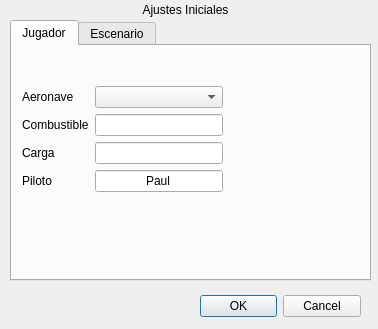
<?xml version="1.0" encoding="UTF-8"?>
<ui version="4.0">
 <class>DialogInit</class>
 <widget class="QDialog" name="DialogInit">
  <property name="geometry">
   <rect>
    <x>0</x>
    <y>0</y>
    <width>378</width>
    <height>329</height>
   </rect>
  </property>
  <property name="windowTitle">
   <string>FSSE</string>
  </property>
  <widget class="QDialogButtonBox" name="buttonBox">
   <property name="geometry">
    <rect>
     <x>200</x>
     <y>290</y>
     <width>161</width>
     <height>32</height>
    </rect>
   </property>
   <property name="orientation">
    <enum>Qt::Horizontal</enum>
   </property>
   <property name="standardButtons">
    <set>QDialogButtonBox::Cancel|QDialogButtonBox::Ok</set>
   </property>
  </widget>
  <widget class="QTabWidget" name="tabWidget">
   <property name="enabled">
    <bool>true</bool>
   </property>
   <property name="geometry">
    <rect>
     <x>10</x>
     <y>20</y>
     <width>361</width>
     <height>261</height>
    </rect>
   </property>
   <property name="currentIndex">
    <number>0</number>
   </property>
   <widget class="QWidget" name="tab">
    <attribute name="title">
     <string>Jugador</string>
    </attribute>
    <widget class="QWidget" name="formLayoutWidget">
     <property name="geometry">
      <rect>
       <x>10</x>
       <y>40</y>
       <width>201</width>
       <height>141</height>
      </rect>
     </property>
     <layout class="QFormLayout" name="formLayout">
      <item row="0" column="0">
       <widget class="QLabel" name="aeronaveLabel">
        <property name="text">
         <string>Aeronave</string>
        </property>
       </widget>
      </item>
      <item row="0" column="1">
       <widget class="QComboBox" name="aeronaveComboBox">
        <property name="currentIndex">
         <number>-1</number>
        </property>
       </widget>
      </item>
      <item row="1" column="0">
       <widget class="QLabel" name="combustibleLabel">
        <property name="text">
         <string>Combustible</string>
        </property>
       </widget>
      </item>
      <item row="1" column="1">
       <widget class="QLineEdit" name="combustibleLineEdit">
        <property name="inputMethodHints">
         <set>Qt::ImhPreferNumbers</set>
        </property>
        <property name="alignment">
         <set>Qt::AlignCenter</set>
        </property>
       </widget>
      </item>
      <item row="2" column="0">
       <widget class="QLabel" name="cargaLabel">
        <property name="text">
         <string>Carga</string>
        </property>
       </widget>
      </item>
      <item row="2" column="1">
       <widget class="QLineEdit" name="cargaLineEdit">
        <property name="inputMethodHints">
         <set>Qt::ImhPreferNumbers</set>
        </property>
        <property name="alignment">
         <set>Qt::AlignCenter</set>
        </property>
       </widget>
      </item>
      <item row="3" column="0">
       <widget class="QLabel" name="pilotoLabel">
        <property name="text">
         <string>Piloto</string>
        </property>
       </widget>
      </item>
      <item row="3" column="1">
       <widget class="QLineEdit" name="pilotoLineEdit">
        <property name="layoutDirection">
         <enum>Qt::LeftToRight</enum>
        </property>
        <property name="text">
         <string>Paul</string>
        </property>
        <property name="alignment">
         <set>Qt::AlignCenter</set>
        </property>
       </widget>
      </item>
     </layout>
    </widget>
   </widget>
   <widget class="QWidget" name="tab_2">
    <attribute name="title">
     <string>Escenario</string>
    </attribute>
    <widget class="QWidget" name="formLayoutWidget_2">
     <property name="geometry">
      <rect>
       <x>20</x>
       <y>20</y>
       <width>181</width>
       <height>191</height>
      </rect>
     </property>
     <layout class="QFormLayout" name="formLayout_2">
      <item row="0" column="0">
       <widget class="QLabel" name="mapaLabel">
        <property name="text">
         <string>Mapa</string>
        </property>
       </widget>
      </item>
      <item row="0" column="1">
       <widget class="QComboBox" name="mapaComboBox"/>
      </item>
      <item row="1" column="0">
       <widget class="QLabel" name="inicioLabel">
        <property name="text">
         <string>Inicio</string>
        </property>
       </widget>
      </item>
      <item row="1" column="1">
       <widget class="QComboBox" name="inicioComboBox"/>
      </item>
      <item row="2" column="0">
       <widget class="QLabel" name="vigilantesLabel">
        <property name="text">
         <string>Vigilantes</string>
        </property>
       </widget>
      </item>
      <item row="2" column="1">
       <widget class="QComboBox" name="vigilantesComboBox">
        <property name="layoutDirection">
         <enum>Qt::LeftToRight</enum>
        </property>
        <property name="currentIndex">
         <number>1</number>
        </property>
        <item>
         <property name="text">
          <string>0</string>
         </property>
        </item>
        <item>
         <property name="text">
          <string>1</string>
         </property>
        </item>
        <item>
         <property name="text">
          <string>2</string>
         </property>
        </item>
       </widget>
      </item>
     </layout>
    </widget>
   </widget>
  </widget>
  <widget class="QLabel" name="label">
   <property name="geometry">
    <rect>
     <x>80</x>
     <y>0</y>
     <width>211</width>
     <height>20</height>
    </rect>
   </property>
   <property name="text">
    <string>Ajustes Iniciales</string>
   </property>
   <property name="alignment">
    <set>Qt::AlignCenter</set>
   </property>
  </widget>
 </widget>
 <resources/>
 <connections>
  <connection>
   <sender>buttonBox</sender>
   <signal>accepted()</signal>
   <receiver>DialogInit</receiver>
   <slot>accept()</slot>
   <hints>
    <hint type="sourcelabel">
     <x>248</x>
     <y>254</y>
    </hint>
    <hint type="destinationlabel">
     <x>157</x>
     <y>274</y>
    </hint>
   </hints>
  </connection>
 </connections>
</ui>
